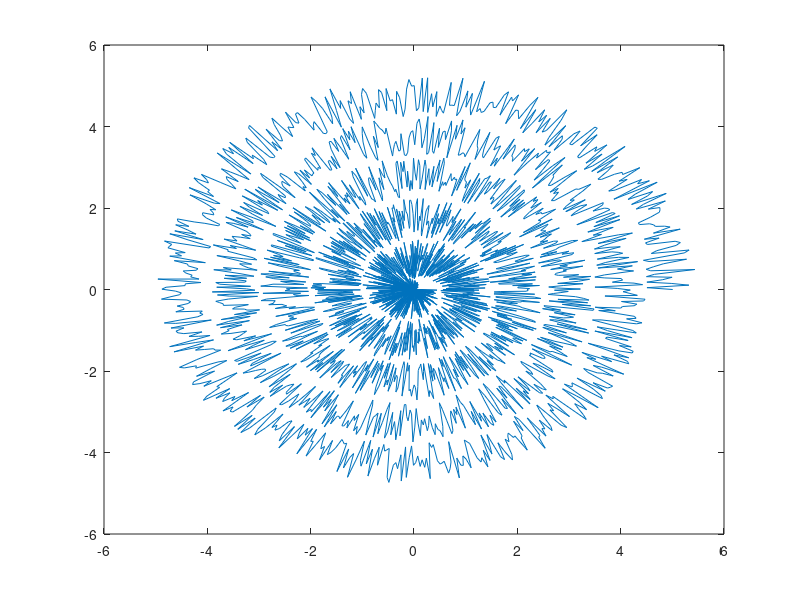
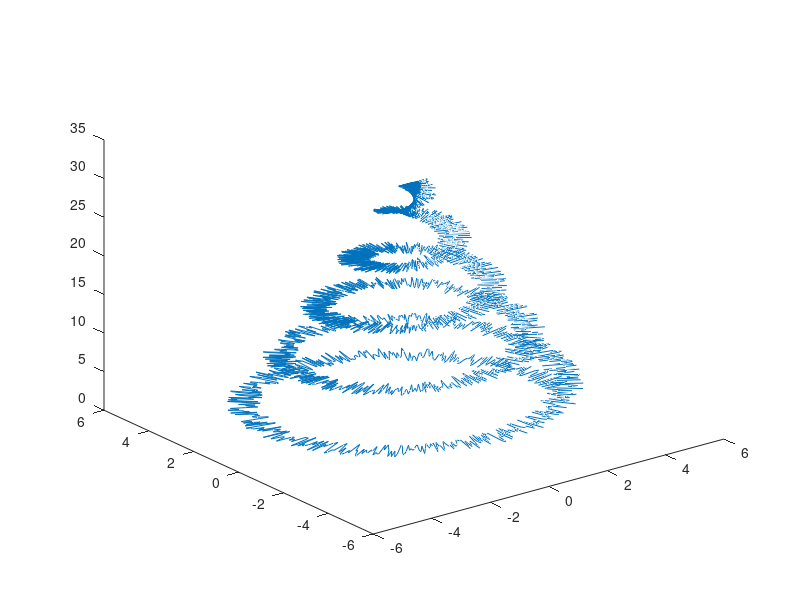

Write MATLAB code to recreate these figures, in order.
T=0:1/100:10*pi; 
R=-T/2/pi+5+rand(1,3142)-0.5;%R=-T/2/pi+4.5+rand(1,size(T,2));    
X=R.*cos(T); Y=R.*sin(T);
figure;plot(X,Y);
figure;plot3(X,Y,T);
